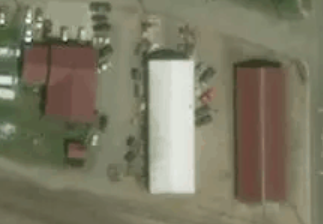
#> input picture classifiers/diff_hue.PNG, 323 x 224 px
$ python EdgeDetector.py
#> lines starting #> are read from the running program, lines starting #| are printed output that depends on the picture
import numpy as np
import imageio
import scipy.ndimage
import matplotlib.pyplot as plt

# This is how faint a line needs to be before we don't draw it.
# Lower for less lines
DARKEN_THRESHOLD = 30

# This is the sigma for the gaussian filter.
# Raise for less detail
RESOLUTION = 3
FILE = 'diff_hue'

def dodge(front,back):
    result=front*255/(255-back)
    result[result>255]=255
    result[back==255]=255
    return result.astype('uint8')

def grayscale(rgb):
    return np.dot(rgb[...,:3], [0.299, 0.587, 0.114])

def roundUp(arr):
  result = arr
  result[result < DARKEN_THRESHOLD] = 255
  result[result >= DARKEN_THRESHOLD] = 0
  return result.astype('uint8')

def darken(greyscale):
  return map(roundUp, greyscale)

img = FILE + ".PNG"
s = imageio.imread(img)
#> s is the input picture: shape (224, 323, 4); mean R, G, B, A 123.8, 120.8, 99.8, 255
g = grayscale(s)
#> in grayscale, `return np.dot(rgb[...,:3], [0.299, 0.587, 0.114])`:
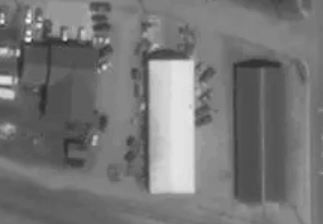
#> returned value: shape (224, 323) float64; min 37.02, max 249, mean 119.3
i = 255-g
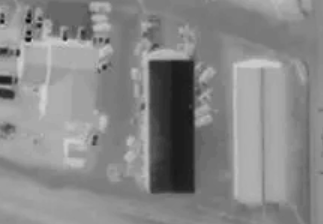
#> i: shape (224, 323) float64; min 6.03, max 218, mean 135.7
b = scipy.ndimage.filters.gaussian_filter(i,sigma = RESOLUTION)
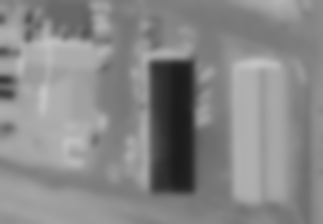
#> b: shape (224, 323) float64; min 28.36, max 196.7, mean 135.7
#b = scipy.ndimage.filters.sobel(i)
sx = scipy.ndimage.sobel(i, axis=0, mode='constant')
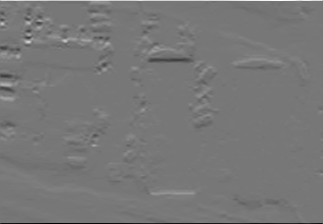
#> sx: shape (224, 323) float64; min -661.3, max 744.8, mean 0.1; drawn with min black and max white
sxy = scipy.ndimage.sobel(i, axis=-1, mode='constant')
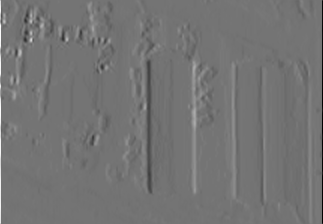
#> sxy: shape (224, 323) float64; min -597.6, max 715.3, mean 0; drawn with min black and max white
sy = scipy.ndimage.sobel(i, axis=1, mode='constant')
b = np.hypot(sxy, np.hypot(sx, sy))
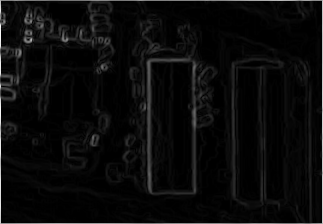
#> b: shape (224, 323) float64; min 0, max 1011.6, mean 43.8; drawn with min black and max white
plt.imsave(FILE + 'Process.png', b, cmap='gray', vmin=0, vmax=255)
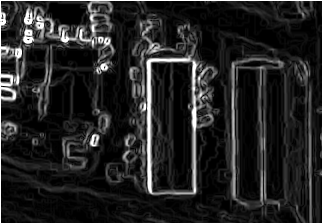
#> saved as diff_hueProcess.png: shape (224, 323, 3); min 0, max 255, mean 36.7

$ run again, with classifiers/slanted_1.PNG copied over classifiers/diff_hue.PNG
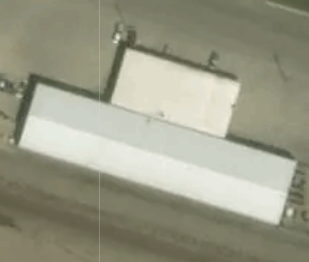
#> input picture classifiers/slanted_1.PNG, 309 x 262 px
#> s is the input picture: shape (262, 309, 4); mean R, G, B, A 153.8, 154, 134.5, 255
#> `sxy = scipy.ndimage.sobel(i, axis=-1, mode='constant')`:
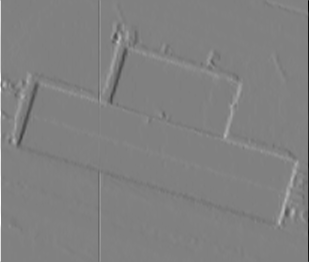
#> sxy: shape (262, 309) float64; min -686.8, max 671, mean 0.1; drawn with min black and max white
#> `plt.imsave(FILE + 'Process.png', b, cmap='gray', vmin=0, vmax=255)`:
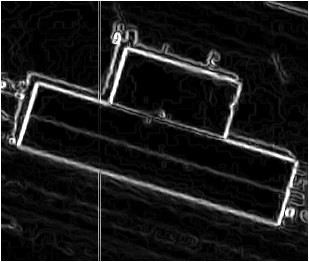
#> saved as diff_hueProcess.png: shape (262, 309, 3); min 0, max 255, mean 26.4

$ run again, with classifiers/slanted_2.PNG copied over classifiers/diff_hue.PNG
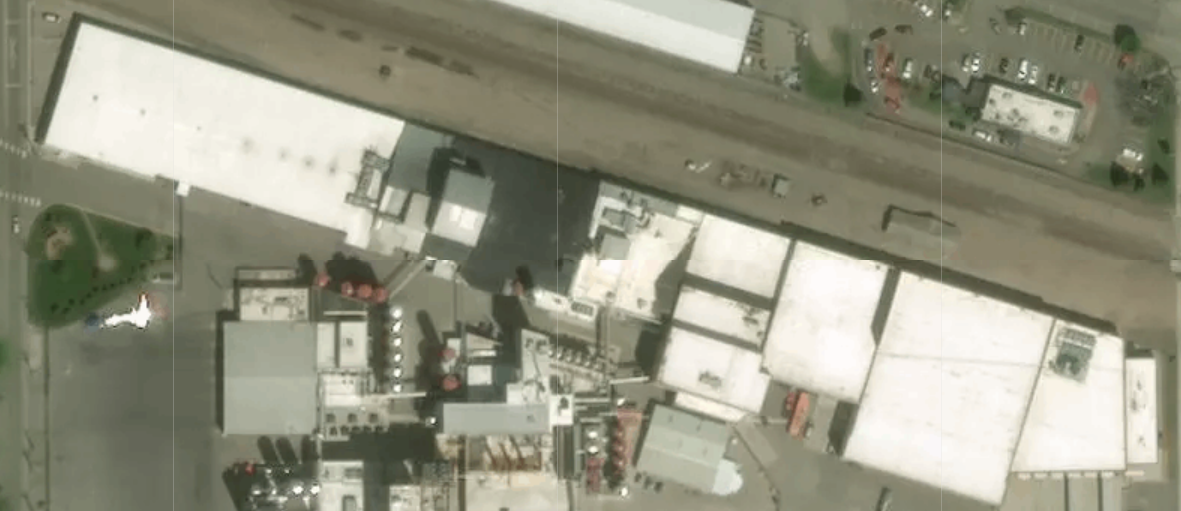
#> input picture classifiers/slanted_2.PNG, 1181 x 511 px
#> s is the input picture: shape (511, 1181, 4); mean R, G, B, A 148.3, 148.2, 129.6, 255
#> `sxy = scipy.ndimage.sobel(i, axis=-1, mode='constant')`:
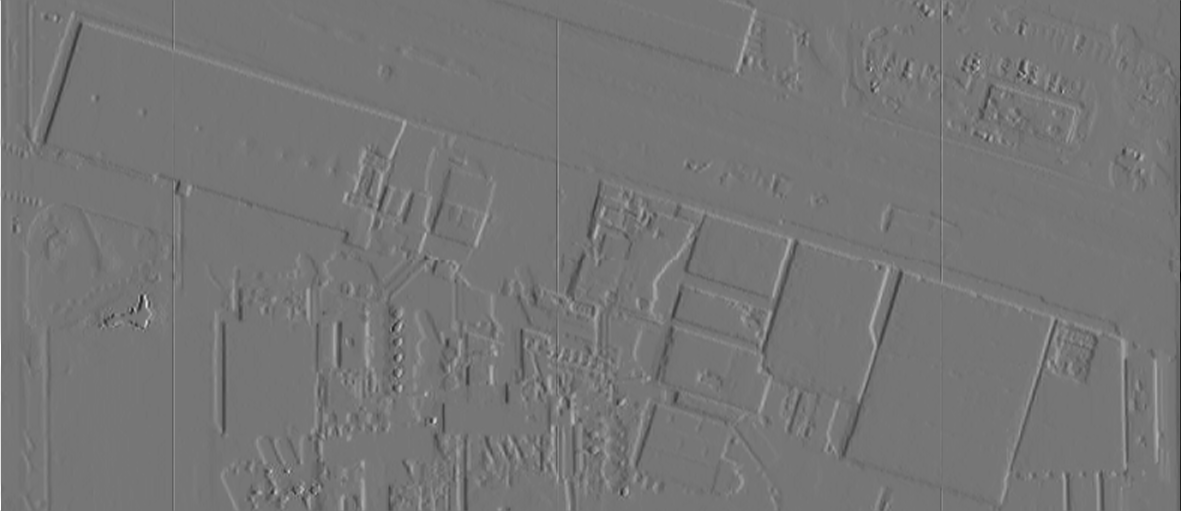
#> sxy: shape (511, 1181) float64; min -598.6, max 691.9, mean -0.1; drawn with min black and max white
#> `plt.imsave(FILE + 'Process.png', b, cmap='gray', vmin=0, vmax=255)`:
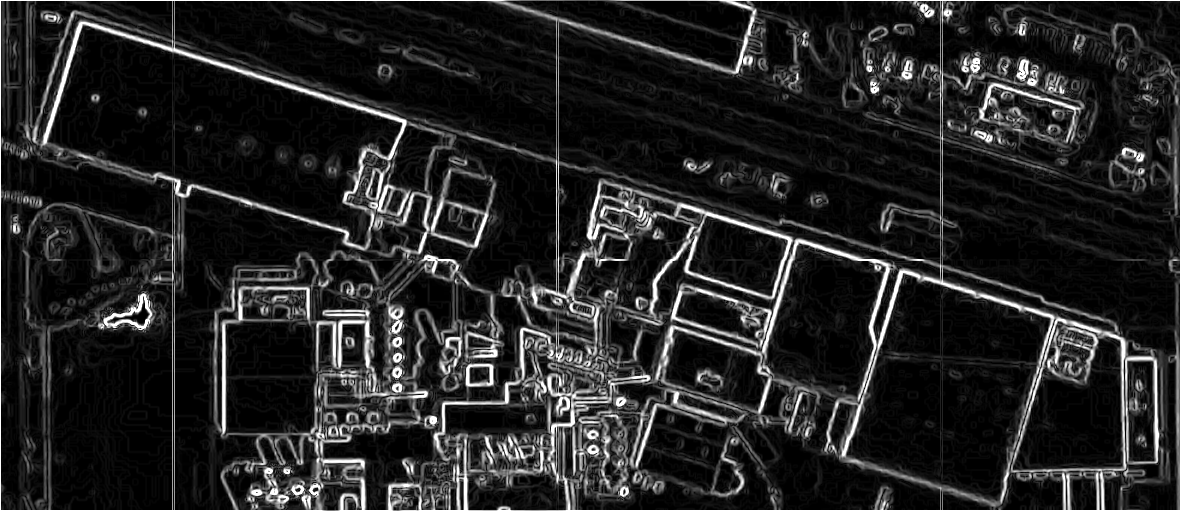
#> saved as diff_hueProcess.png: shape (511, 1181, 3); min 0, max 255, mean 36

$ run again, with classifiers/test_building.PNG copied over classifiers/diff_hue.PNG
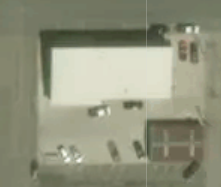
#> input picture classifiers/test_building.PNG, 221 x 187 px
#> s is the input picture: shape (187, 221, 4); mean R, G, B, A 145.5, 147.2, 125.3, 255
#> `plt.imsave(FILE + 'Process.png', b, cmap='gray', vmin=0, vmax=255)`:
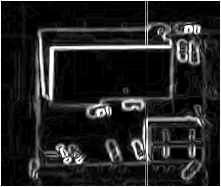
#> saved as diff_hueProcess.png: shape (187, 221, 3); min 0, max 255, mean 36.8
